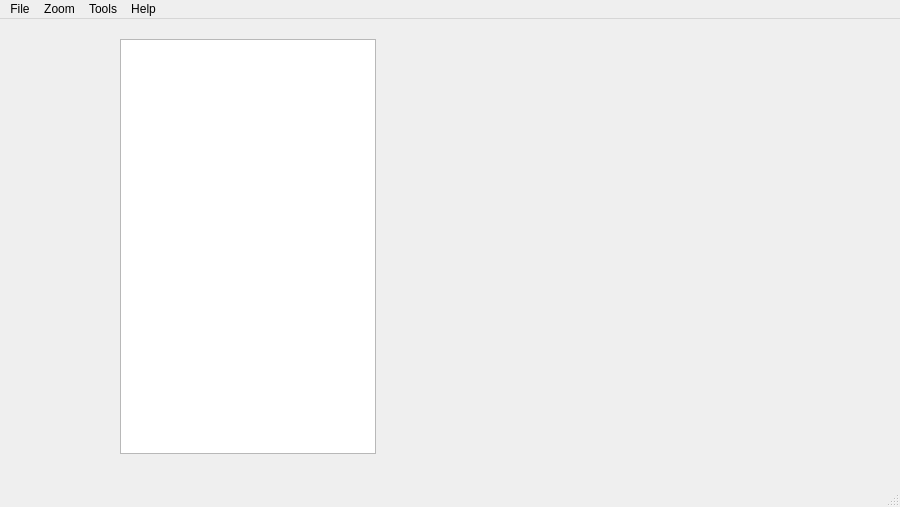
<?xml version="1.0" encoding="UTF-8"?>
<ui version="4.0">
 <class>MainWindow</class>
 <widget class="QMainWindow" name="MainWindow">
  <property name="geometry">
   <rect>
    <x>0</x>
    <y>0</y>
    <width>900</width>
    <height>507</height>
   </rect>
  </property>
  <property name="windowTitle">
   <string>Simple image viewer</string>
  </property>
  <widget class="QWidget" name="centralWidget">
   <widget class="QListView" name="listView">
    <property name="geometry">
     <rect>
      <x>120</x>
      <y>20</y>
      <width>256</width>
      <height>415</height>
     </rect>
    </property>
    <property name="autoFillBackground">
     <bool>true</bool>
    </property>
    <property name="iconSize">
     <size>
      <width>128</width>
      <height>128</height>
     </size>
    </property>
    <property name="textElideMode">
     <enum>Qt::ElideMiddle</enum>
    </property>
    <property name="flow">
     <enum>QListView::TopToBottom</enum>
    </property>
    <property name="resizeMode">
     <enum>QListView::Adjust</enum>
    </property>
    <property name="layoutMode">
     <enum>QListView::SinglePass</enum>
    </property>
    <property name="viewMode">
     <enum>QListView::IconMode</enum>
    </property>
    <property name="uniformItemSizes">
     <bool>true</bool>
    </property>
    <property name="wordWrap">
     <bool>true</bool>
    </property>
    <property name="itemAlignment">
     <set>Qt::AlignCenter</set>
    </property>
   </widget>
  </widget>
  <widget class="QMenuBar" name="menuBar">
   <property name="geometry">
    <rect>
     <x>0</x>
     <y>0</y>
     <width>900</width>
     <height>23</height>
    </rect>
   </property>
   <widget class="QMenu" name="menuFile">
    <property name="title">
     <string>File</string>
    </property>
    <addaction name="actionOpenImage"/>
    <addaction name="actionNext"/>
    <addaction name="actionBack"/>
    <addaction name="separator"/>
    <addaction name="actionSave"/>
    <addaction name="actionSave_as"/>
   </widget>
   <widget class="QMenu" name="menuZoom">
    <property name="title">
     <string>Zoom</string>
    </property>
    <addaction name="actionZoomIn"/>
    <addaction name="actionZoomOut"/>
    <addaction name="actionFitWidth"/>
    <addaction name="actionScale100"/>
   </widget>
   <widget class="QMenu" name="menuTools">
    <property name="title">
     <string>Tools</string>
    </property>
    <addaction name="actionCrop"/>
    <addaction name="actionRotate_L"/>
    <addaction name="actionRotate_R"/>
    <addaction name="actionFlip_H"/>
    <addaction name="actionFlip_V"/>
    <addaction name="actionAuto_Crop"/>
    <addaction name="actionCopy_To_Clipboard"/>
    <addaction name="actionCopy_path_to_Clipboard"/>
   </widget>
   <widget class="QMenu" name="menuHelp">
    <property name="title">
     <string>Help</string>
    </property>
    <addaction name="actionAbout"/>
   </widget>
   <addaction name="menuFile"/>
   <addaction name="menuZoom"/>
   <addaction name="menuTools"/>
   <addaction name="menuHelp"/>
  </widget>
  <widget class="QStatusBar" name="statusBar"/>
  <action name="actionOpenImage">
   <property name="text">
    <string>Open Image</string>
   </property>
   <property name="shortcut">
    <string>Ctrl+O</string>
   </property>
  </action>
  <action name="actionNext">
   <property name="icon">
    <iconset resource="resources.qrc">
     <normaloff>:/icons/icons/go-next.svg</normaloff>:/icons/icons/go-next.svg</iconset>
   </property>
   <property name="text">
    <string>Next</string>
   </property>
   <property name="shortcut">
    <string>Right</string>
   </property>
  </action>
  <action name="actionBack">
   <property name="icon">
    <iconset resource="resources.qrc">
     <normaloff>:/icons/icons/go-previous.svg</normaloff>:/icons/icons/go-previous.svg</iconset>
   </property>
   <property name="text">
    <string>Previous</string>
   </property>
   <property name="shortcut">
    <string>Left</string>
   </property>
  </action>
  <action name="actionZoomIn">
   <property name="icon">
    <iconset resource="resources.qrc">
     <normaloff>:/icons/icons/zoom-in.svg</normaloff>:/icons/icons/zoom-in.svg</iconset>
   </property>
   <property name="text">
    <string>Zoom In</string>
   </property>
   <property name="shortcut">
    <string>+</string>
   </property>
  </action>
  <action name="actionZoomOut">
   <property name="icon">
    <iconset resource="resources.qrc">
     <normaloff>:/icons/icons/zoom-out.svg</normaloff>:/icons/icons/zoom-out.svg</iconset>
   </property>
   <property name="text">
    <string>Zoom Out</string>
   </property>
   <property name="shortcut">
    <string>-</string>
   </property>
  </action>
  <action name="actionFitWidth">
   <property name="text">
    <string>Fit Width</string>
   </property>
   <property name="shortcut">
    <string>W</string>
   </property>
  </action>
  <action name="actionScale100">
   <property name="text">
    <string>Scale 100%</string>
   </property>
   <property name="shortcut">
    <string>S</string>
   </property>
  </action>
  <action name="actionCrop">
   <property name="icon">
    <iconset resource="resources.qrc">
     <normaloff>:/icons/icons/transform-crop.svg</normaloff>:/icons/icons/transform-crop.svg</iconset>
   </property>
   <property name="text">
    <string>Crop</string>
   </property>
   <property name="shortcut">
    <string>C</string>
   </property>
  </action>
  <action name="actionSave">
   <property name="text">
    <string>Save</string>
   </property>
   <property name="shortcut">
    <string>Ctrl+S</string>
   </property>
  </action>
  <action name="actionSave_as">
   <property name="text">
    <string>Save as</string>
   </property>
   <property name="shortcut">
    <string>Ctrl+Shift+S</string>
   </property>
  </action>
  <action name="actionRotate_L">
   <property name="icon">
    <iconset resource="resources.qrc">
     <normaloff>:/icons/icons/object-rotate-left.svg</normaloff>:/icons/icons/object-rotate-left.svg</iconset>
   </property>
   <property name="text">
    <string>Rotate Left</string>
   </property>
   <property name="shortcut">
    <string>L</string>
   </property>
  </action>
  <action name="actionRotate_R">
   <property name="icon">
    <iconset resource="resources.qrc">
     <normaloff>:/icons/icons/object-rotate-right.svg</normaloff>:/icons/icons/object-rotate-right.svg</iconset>
   </property>
   <property name="text">
    <string>Rotate Right</string>
   </property>
   <property name="shortcut">
    <string>R</string>
   </property>
  </action>
  <action name="actionFlip_H">
   <property name="icon">
    <iconset resource="resources.qrc">
     <normaloff>:/icons/icons/FlipH.svg</normaloff>:/icons/icons/FlipH.svg</iconset>
   </property>
   <property name="text">
    <string>Flip H</string>
   </property>
   <property name="shortcut">
    <string>Ctrl+H</string>
   </property>
  </action>
  <action name="actionFlip_V">
   <property name="icon">
    <iconset resource="resources.qrc">
     <normaloff>:/icons/icons/FlipV.svg</normaloff>:/icons/icons/FlipV.svg</iconset>
   </property>
   <property name="text">
    <string>Flip V</string>
   </property>
   <property name="shortcut">
    <string>Ctrl+V</string>
   </property>
  </action>
  <action name="actionAbout">
   <property name="text">
    <string>About</string>
   </property>
  </action>
  <action name="actionAuto_Crop">
   <property name="text">
    <string>Auto Crop</string>
   </property>
   <property name="shortcut">
    <string>Q</string>
   </property>
  </action>
  <action name="actionCopy_To_Clipboard">
   <property name="text">
    <string>Copy To Clipboard</string>
   </property>
   <property name="shortcut">
    <string>Ctrl+C</string>
   </property>
  </action>
  <action name="actionCopy_path_to_Clipboard">
   <property name="text">
    <string>Copy Path To Clipboard</string>
   </property>
   <property name="shortcut">
    <string>Ctrl+P</string>
   </property>
  </action>
 </widget>
 <layoutdefault spacing="6" margin="11"/>
 <resources>
  <include location="resources.qrc"/>
 </resources>
 <connections/>
</ui>
